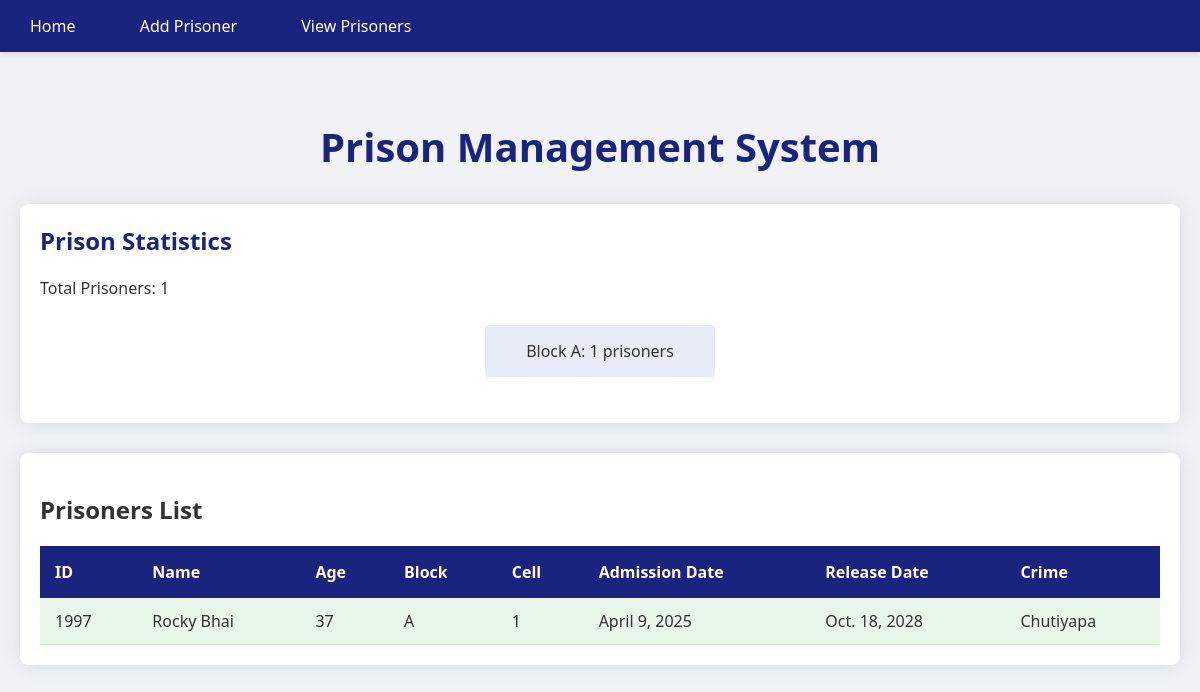
Page /page2/ on the committed database.
### Prison_app/models.py (models this page shows, shortened)
class Prisoner(models.Model):
    BLOCK_CHOICES =[
        ('A','Block A'),
        ('B','Block B'),
        ('C','Block C'),
        ('D','Block D'),
    ]
    prisoner_id = models.CharField(max_length=10,unique=True)
    name = models.CharField(max_length = 20 , unique = True)
    age = models.IntegerField()
    block_number = models.CharField(max_length=1, choices=BLOCK_CHOICES)
    cell_number = models.IntegerField()
    admission_date = models.DateField()
    release_date = models.DateField(null=True, blank=True)
    crime = models.TextField()
    class Meta:
        ordering = ['block_number', 'cell_number']

### Prison_app/views.py (the view)
# urls.py: path('page2/', views.page2, name='page2'),
def page2(request):
    prisoners = Prisoner.objects.all().order_by('block_number', 'cell_number')
    prisoner_count = prisoners.count()
    prisoners_by_block = Prisoner.objects.values('block_number').annotate(
        count=Count('id')
    ).order_by('block_number')
    context = {
        'prisoners': prisoners,
        'total_prisoners': prisoner_count,
        'prisoners_by_block': prisoners_by_block,
    }
    return render(request, 'Prison_app/page2.html', context)

### Prison_app/templates/Prison_app/page2.html
{% extends 'Prison_app/index.html' %}
{% load static %}
{% block content %}
<div class="container">
    <h1>Prison Management System</h1>
    <div class="stats">
        <h2>Prison Statistics</h2>
        <p>Total Prisoners: {{ total_prisoners }}</p>
        <ul>
        {% for block in prisoners_by_block %}
            <li class="block-{{ block.block_number }}">
                Block {{ block.block_number }}: {{ block.count }} prisoners
            </li>
        {% endfor %}
        </ul>
    </div>
    <div class="prisoners-list">
        <h2>Prisoners List</h2>
        <table>
            <thead>
                <tr>
                    <th>ID</th>
                    <th>Name</th>
                    <th>Age</th>
                    <th>Block</th>
                    <th>Cell</th>
                    <th>Admission Date</th>
                    <th>Release Date</th>
                    <th>Crime</th>
                </tr>
            </thead>
            <tbody>
                {% for prisoner in prisoners %}
                <tr class="block-{{ prisoner.block_number }}">
                    <td>{{ prisoner.prisoner_id }}</td>
                    <td>{{ prisoner.name }}</td>
                    <td>{{ prisoner.age }}</td>
                    <td>{{ prisoner.block_number }}</td>
                    <td>{{ prisoner.cell_number }}</td>
                    <td>{{ prisoner.admission_date }}</td>
                    <td>{{ prisoner.release_date|default:"N/A" }}</td>
                    <td>{{ prisoner.crime }}</td>
                </tr>
                {% endfor %}
            </tbody>
        </table>
    </div>
</div>
{% endblock %}

### Prison_app/templates/Prison_app/index.html (shortened to what this page needs)
<!DOCTYPE html>
<html lang="en">
<head>
    {% load static %}
    <link rel="stylesheet" href="{% static 'css/styles.css' %}">
</head>
<body>
    <nav>
        <a href="{% url 'Prison_app:index' %}">Home</a>
        <a href="{% url 'Prison_app:page1' %}">Add Prisoner</a>
        <a href="{% url 'Prison_app:page2' %}">View Prisoners</a>
    </nav>
    {% block content %}{% endblock %}
</body>
</html>

### Prison_app/static/css/styles.css (style rules this page uses)
body { font-family: 'Segoe UI', Tahoma, Geneva, Verdana, sans-serif; margin: 0; padding: 0; background-color: #f0f2f5; color: #333; }
.container { max-width: 1200px; margin: 20px auto; padding: 20px; }
nav { background-color: #1a237e; padding: 15px 0; box-shadow: 0 2px 5px rgba(0,0,0,0.1); }
nav a { color: white; text-decoration: none; padding: 10px 20px; margin: 0 10px; border-radius: 4px; transition: background-color 0.3s; }
h1 { color: #1a237e; text-align: center; margin-bottom: 30px; font-size: 2.5em; }
.stats { background: white; padding: 20px; border-radius: 8px; margin-bottom: 30px; box-shadow: 0 0 20px rgba(0,0,0,0.1); }
.stats h2 { color: #1a237e; margin-top: 0; }
.stats ul { list-style: none; padding: 0; display: flex; justify-content: space-around; flex-wrap: wrap; }
.stats li { background: #e8eaf6; padding: 15px; border-radius: 4px; margin: 10px; min-width: 200px; text-align: center; }
.prisoners-list { background: white; padding: 20px; border-radius: 8px; box-shadow: 0 0 20px rgba(0,0,0,0.1); overflow-x: auto; }
table { width: 100%; border-collapse: collapse; margin-top: 20px; }
th { background-color: #1a237e; color: white; padding: 15px; text-align: left; }
td { padding: 12px 15px; border-bottom: 1px solid #ddd; }
.block-A { background-color: #e8f5e9; }

### rows in the picture
Prisoner: prisoner_id "1997", name "Rocky Bhai", age "37", block_number "A", cell_number "1", admission_date "April 9, 2025", release_date "Oct. 18, 2028", crime "Chutiyapa"

### other values in the picture
{{ total_prisoners }} "1"
{{ block.block_number }} "A"
{{ block.count }} "1"
